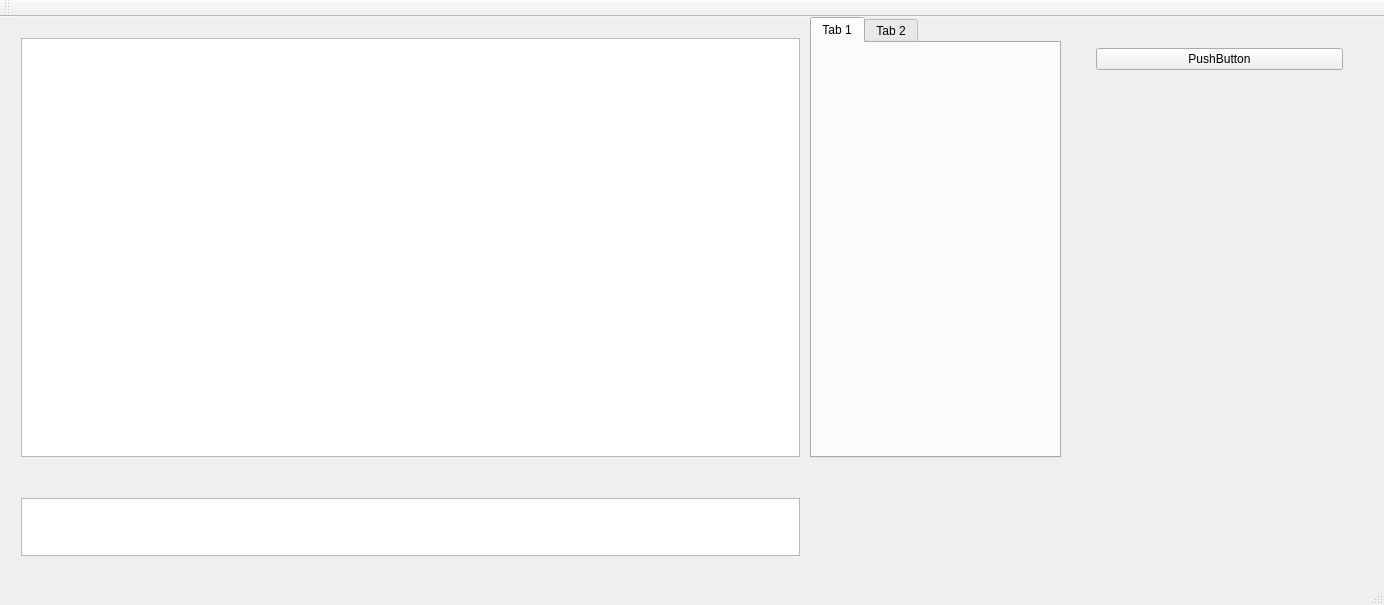
<?xml version="1.0" encoding="UTF-8"?>
<ui version="4.0">
 <class>MainWindow</class>
 <widget class="QMainWindow" name="MainWindow">
  <property name="geometry">
   <rect>
    <x>0</x>
    <y>0</y>
    <width>1384</width>
    <height>605</height>
   </rect>
  </property>
  <property name="windowTitle">
   <string>MainWindow</string>
  </property>
  <widget class="QWidget" name="centralWidget">
   <widget class="QWidget" name="gridLayoutWidget">
    <property name="geometry">
     <rect>
      <x>10</x>
      <y>10</y>
      <width>801</width>
      <height>441</height>
     </rect>
    </property>
    <layout class="QGridLayout" name="gridLayout">
     <item row="1" column="0">
      <widget class="QListView" name="listView"/>
     </item>
    </layout>
   </widget>
   <widget class="QTabWidget" name="tabWidget">
    <property name="geometry">
     <rect>
      <x>810</x>
      <y>0</y>
      <width>251</width>
      <height>441</height>
     </rect>
    </property>
    <property name="currentIndex">
     <number>0</number>
    </property>
    <widget class="QWidget" name="tab">
     <attribute name="title">
      <string>Tab 1</string>
     </attribute>
    </widget>
    <widget class="QWidget" name="tab_2">
     <attribute name="title">
      <string>Tab 2</string>
     </attribute>
    </widget>
   </widget>
   <widget class="QWidget" name="verticalLayoutWidget">
    <property name="geometry">
     <rect>
      <x>10</x>
      <y>470</y>
      <width>801</width>
      <height>80</height>
     </rect>
    </property>
    <layout class="QVBoxLayout" name="verticalLayout">
     <item>
      <widget class="QListView" name="listView_2"/>
     </item>
    </layout>
   </widget>
   <widget class="QWidget" name="horizontalLayoutWidget">
    <property name="geometry">
     <rect>
      <x>1079</x>
      <y>20</y>
      <width>275</width>
      <height>101</height>
     </rect>
    </property>
    <layout class="QHBoxLayout" name="horizontalLayout">
     <item>
      <layout class="QFormLayout" name="formLayout_2">
       <property name="fieldGrowthPolicy">
        <enum>QFormLayout::AllNonFixedFieldsGrow</enum>
       </property>
       <item row="0" column="1">
        <widget class="QPushButton" name="pushButton">
         <property name="text">
          <string>PushButton</string>
         </property>
        </widget>
       </item>
      </layout>
     </item>
    </layout>
   </widget>
  </widget>
  <widget class="QMenuBar" name="menuBar">
   <property name="geometry">
    <rect>
     <x>0</x>
     <y>0</y>
     <width>1384</width>
     <height>25</height>
    </rect>
   </property>
  </widget>
  <widget class="QToolBar" name="mainToolBar">
   <attribute name="toolBarArea">
    <enum>TopToolBarArea</enum>
   </attribute>
   <attribute name="toolBarBreak">
    <bool>false</bool>
   </attribute>
  </widget>
  <widget class="QStatusBar" name="statusBar"/>
 </widget>
 <layoutdefault spacing="6" margin="11"/>
 <resources/>
 <connections/>
</ui>
